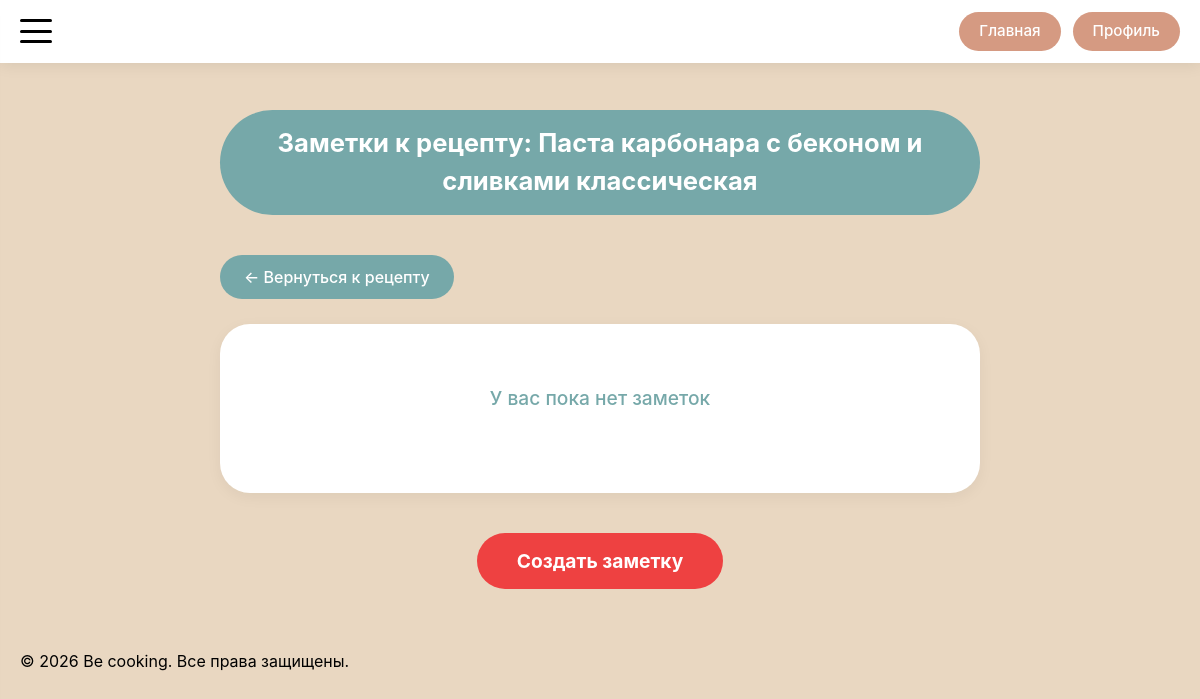
The app's page /recipes/18/notes (signed in), older data.
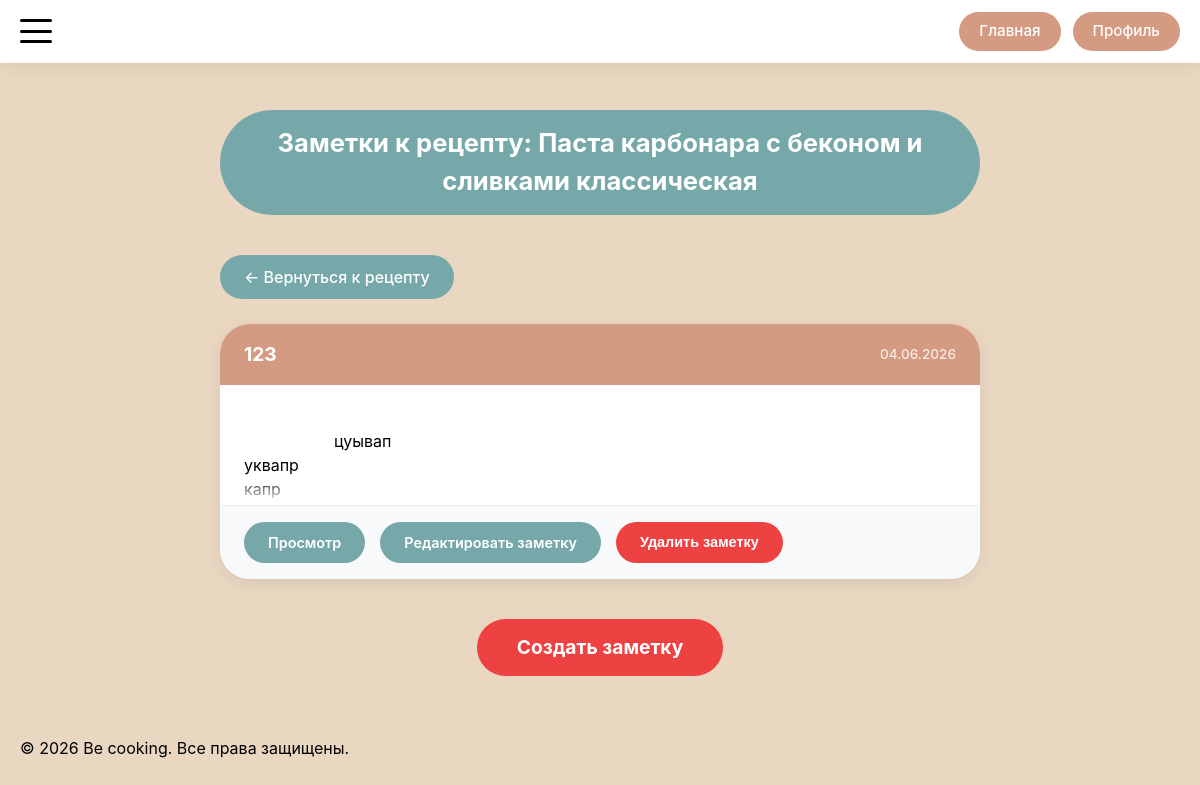
The same page, newer data.
### models.py (models this page shows)
class Recipe(db.Model):
    __tablename__ = 'recipe'
    id = db.Column(db.Integer, primary_key=True)
    title = db.Column(db.String(200), nullable=False)
    description = db.Column(db.Text)
    author_id = db.Column(db.Integer, db.ForeignKey('user.id'), nullable=False)
    status = db.Column(db.Enum(RecipeStatusEnum), nullable=False, default=RecipeStatusEnum.PENDING)
    created_at = db.Column(db.DateTime, default=datetime.utcnow)
    updated_at = db.Column(db.DateTime, default=datetime.utcnow, onupdate=datetime.utcnow)
    main_image_url = db.Column(db.String(300))
    calories = db.Column(db.Float, nullable=True)
    proteins = db.Column(db.Float, nullable=True)
    fats = db.Column(db.Float, nullable=True)
    carbohydrates = db.Column(db.Float, nullable=True)
    ingredients = db.Column(db.JSON)  # В SQLAlchemy JSON может хранить массивы
    steps = db.relationship('RecipeStep', backref='recipe', lazy='dynamic', cascade='all, delete-orphan')
    comments = db.relationship('Comment', backref='recipe', lazy='dynamic', cascade='all, delete-orphan')
    notes = db.relationship('Note', backref='recipe', lazy='dynamic', cascade='all, delete-orphan')
    favorites = db.relationship('Favorite', backref='recipe', lazy='dynamic', cascade='all, delete-orphan')
    cart_items = db.relationship('CartItem', backref='recipe', lazy='dynamic', cascade='all, delete-orphan')

class Note(db.Model):
    __tablename__ = 'note'
    id = db.Column(db.Integer, primary_key=True)
    user_id = db.Column(db.Integer, db.ForeignKey('user.id'), nullable=False)
    recipe_id = db.Column(db.Integer, db.ForeignKey('recipe.id'), nullable=False)
    title = db.Column(db.String(100), nullable=False)
    text = db.Column(db.Text, nullable=False)
    created_at = db.Column(db.DateTime, default=datetime.utcnow)
    updated_at = db.Column(db.DateTime, default=datetime.utcnow, onupdate=datetime.utcnow)

### routes/recipe_routes.py (the view)
@app.route('/recipes/<int:recipe_id>/notes')
@login_required
def recipe_notes(recipe_id):
    recipe = Recipe.query.get_or_404(recipe_id)
    notes = Note.query.filter_by(
        user_id=current_user.id,
        recipe_id=recipe_id
    ).order_by(Note.updated_at.desc()).all()
    return render_template(
        'recipes/recipe_notes.html',
        recipe=recipe,
        notes=notes
    )

### app.py (called while the page is built)
@login_manager.user_loader
def load_user(user_id):
    return User.query.get(int(user_id))

@app.context_processor
def inject_enums():
    return dict(UserRoleEnum=UserRoleEnum)

### templates/recipes/recipe_notes.html (shortened to what this page needs)
{% extends 'base/base.html' %}
{% block main_class %}notes-main{% endblock %}
{% block container_class %}notes-container{% endblock %}
{% block content %}
<div class="notes-header-wrapper">
    <div class="notes-header-pill">Заметки к рецепту: {{ recipe.title }}</div>
</div>
<div class="notes-back-to-recipe">
    <a href="{{ url_for('recipe_detail', recipe_id=recipe.id) }}" class="back-to-recipe-btn">
        ← Вернуться к рецепту
    </a>
</div>
<div class="notes-list">
    {% for note in notes %}
    <div class="note-card">
        <div class="note-card-header">
            <h3 class="note-title">{{ note.title }}</h3>
            <div class="note-date">
                {{ note.updated_at.strftime('%d.%m.%Y') if note.updated_at else note.created_at.strftime('%d.%m.%Y') }}
            </div>
        </div>
        <div class="note-card-body">
            <div class="note-text-wrapper">
                <p class="note-text">
                    {{ note.text|trim }}
                </p>
            </div>
        </div>
        <div class="note-card-footer">
            <a href="{{ url_for('view_note', note_id=note.id) }}" class="note-btn note-btn-view">Просмотр</a>
            <a href="{{ url_for('edit_note', note_id=note.id) }}" class="note-btn note-btn-edit">Редактировать заметку</a>
            <button type="button" class="note-btn note-btn-delete"
                    data-note-id="{{ note.id }}"
                    data-note-title="{{ note.title }}">
                Удалить заметку
            </button>
        </div>
    </div>
    {% else %}
    <div class="notes-empty">
        <div class="notes-empty-text">У вас пока нет заметок</div>
    </div>
    {% endfor %}
</div>
<div class="notes-footer">
    <a href="{{ url_for('create_note', recipe_id=recipe.id) }}" class="notes-create-btn">Создать заметку</a>
</div>
{% endblock %}

### templates/base/base.html (shortened to what this page needs)
<!DOCTYPE html>
<html lang="ru">
<head>
    <link href="https://googleapis.com/css2?family=Inter:opsz,wght@14..32,300;14..32,400;14..32,500;14..32,600;14..32,700&display=swap" rel="stylesheet">
    <link rel="stylesheet" href="{{ url_for('static', filename='css/style.css') }}">
</head>
<body>
    {% if request.endpoint != 'auth' %}
        {% include 'components/_header.html' %}
    {% endif %}
    <main class="main {% block main_class %}{% endblock %}">
        <div class="container {% block container_class %}{% endblock %}">
            {% block content %}{% endblock %}
        </div>
    </main>
    {% if request.endpoint != 'auth' %}
        {% include 'components/_footer.html' %}
    {% endif %}
</body>
</html>

### templates/components/_header.html (shortened to what this page needs)
<header class="header">
    <div class="header-container container">
        <button class="burger-btn" id="burgerBtn">
            <span></span>
            <span></span>
            <span></span>
        </button>
        <div class="header-buttons">
            <a href="{{ url_for('index') }}" class="header-btn">Главная</a>
            {% if current_user.is_authenticated %}
                <a href="{{ url_for('profile') }}" class="header-btn">Профиль</a>
            {% else %}
                <a href="{{ url_for('auth') }}" class="header-btn">Вход</a>
            {% endif %}
        </div>
    </div>
</header>

### templates/components/_footer.html
<footer class="footer">
    <div class="footer-container container">
        <p class="footer-text">© {{ now.year if now else '2026' }} Be cooking. Все права защищены.</p>
    </div>
</footer>

Row changes from the older to the newer data that the page shows:
added Note: title "123", updated_at "04.06.2026", text "цуывап уквапр капр…"
Text that changed along with them:
text no longer shown: "У вас пока нет заметок"
